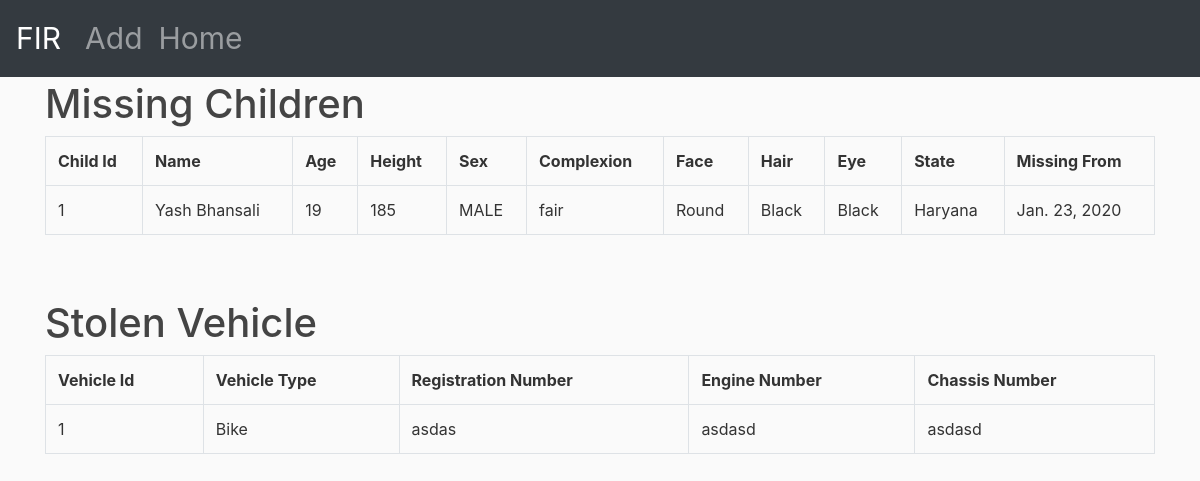
/home/, run on the app's committed database.
### fir/models.py (models this page shows, shortened)
class MissingChildren(models.Model):
	child_id = models.AutoField(primary_key=True)
	name = models.CharField(max_length=200)
	age = models.IntegerField()
	height = models.IntegerField()
	sex = models.CharField(max_length=100,choices = Gender,default='MALE')
	complexion = models.CharField(max_length=100)
	face = models.CharField(max_length=100,choices = face_types,default='Round')
	hair = models.CharField(max_length=100,choices = hair_types,default='Black')
	eye = models.CharField(max_length=100,choices = eye_types,default='Black')
	state = models.CharField(max_length=100,choices = states,default='Haryana')
	missing_date = models.DateField(null=True)

class StolenVehicles(models.Model):
	vehicle_id = models.AutoField(primary_key=True)
	vehicle_type = models.CharField(max_length=200, choices=vehicle,default='Car')
	reg_num = models.CharField(max_length=200)
	eng_num = models.CharField(max_length=200)
	chassis_num = models.CharField(max_length=200)

### fir/views.py (the view)
# urls.py: 2. Add a URL to urlpatterns:  path('', views.home, name='home')
def home(request):
	context = {
	'missings' : MissingChildren.objects.all(),
	'stolens' : StolenVehicles.objects.all(),
	}
	return render(request, 'fir/home.html', context)

### fir/templates/fir/home.html
{% extends "fir/base.html" %}
{% block content %}
	<div class='table-responsive'>
	<h1>Missing Children</h1>
	<table class='table table-bordered'>
		<tr>
			<th>Child Id</th>
			<th>Name</th>
			<th>Age</th>
			<th>Height</th>
			<th>Sex</th>
			<th>Complexion</th>
			<th>Face</th>
			<th>Hair</th>
			<th>Eye</th>
			<th>State</th>
			<th>Missing From</th>
		</tr>
	{% for missing in missings %}
		<tr>
			<td>{{ missing.child_id }}</td>
			<td>{{ missing.name }}</td>
			<td>{{ missing.age }}</td>
			<td>{{ missing.height }}</td>
			<td>{{ missing.sex }}</td>
			<td>{{ missing.complexion }}</td>
			<td>{{ missing.face }}</td>
			<td>{{ missing.hair }}</td>
			<td>{{ missing.eye }}</td>
			<td>{{ missing.state }}</td>
			<td>{{ missing.missing_date }}</td>
		</tr>
	{% endfor %}
	</table>
	<br><br>
	<h1>Stolen Vehicle</h1>
	<table class='table table-bordered'>
		<tr>
			<th>Vehicle Id</th>
			<th>Vehicle Type</th>
			<th>Registration Number</th>
			<th>Engine Number</th>
			<th>Chassis Number</th>
		</tr>
	{% for stolen in stolens %}
		<tr>
			<td>{{ stolen.vehicle_id }}</td>
			<td>{{ stolen.vehicle_type }}</td>
			<td>{{ stolen.reg_num }}</td>
			<td>{{ stolen.eng_num }}</td>
			<td>{{ stolen.chassis_num }}</td>
		</tr>
	{% endfor %}
	</table>
	</div>
{% endblock content %}

### fir/templates/fir/base.html (shortened to what this page needs)
{% load static %}
<!DOCTYPE html>
<html>
<head>
    <link rel="stylesheet" href="https://maxcdn.bootstrapcdn.com/bootstrap/4.0.0/css/bootstrap.min.css">
<link rel="stylesheet" type="text/css" href="{% static 'fir/main.css'%}">
</head>
<body>
<nav class="navbar navbar-expand-sm bg-dark navbar-dark fixed-top">
  <a class="navbar-brand" href="#" style="font-size: 30px">FIR</a>
  <ul class="navbar-nav" style="font-size: 30px">
    <li class="nav-item">
      <a class="nav-link" href="{% url 'fir-addsomething' %}">Add</a>
    </li>
    <li class="nav-item">
      <a class="nav-link" href="{% url 'fir-home' %}">Home</a>
    </li>
  </ul>
</nav>
	 <div class="container">
		{% block content %}{% endblock %}
	</div>
</body>
</html>

### fir/static/fir/main.css (style rules this page uses)
body { background: #fafafa; color: #333333; margin-top: 5rem; }
h1, h2, h3, h4, h5, h6 { color: #444444; }
ul { margin: 0; }

### data on the page
MissingChildren: child_id "1", name "Yash Bhansali", age "19", height "185", sex "MALE", complexion "fair", face "Round", hair "Black", eye "Black", state "Haryana", missing_date "Jan. 23, 2020"
StolenVehicles: vehicle_id "1", vehicle_type "Bike", reg_num "asdas", eng_num "asdasd", chassis_num "asdasd"
